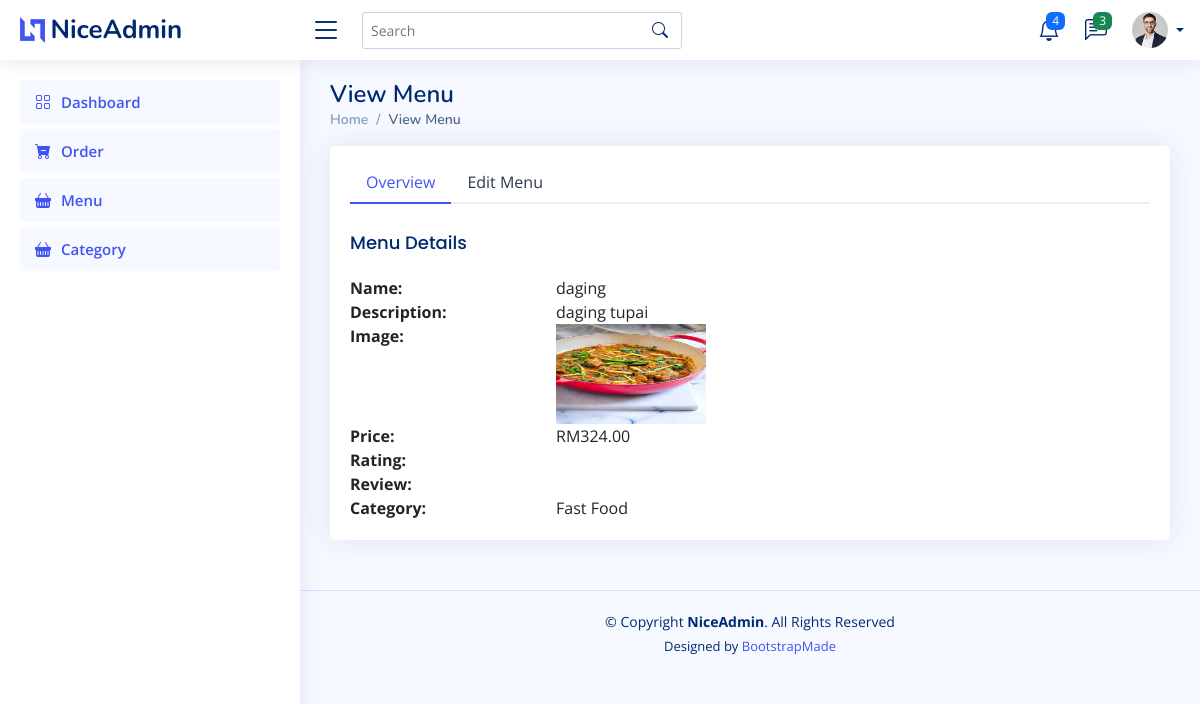
/menu/view-menu/2, run on an earlier commit of the app's database.
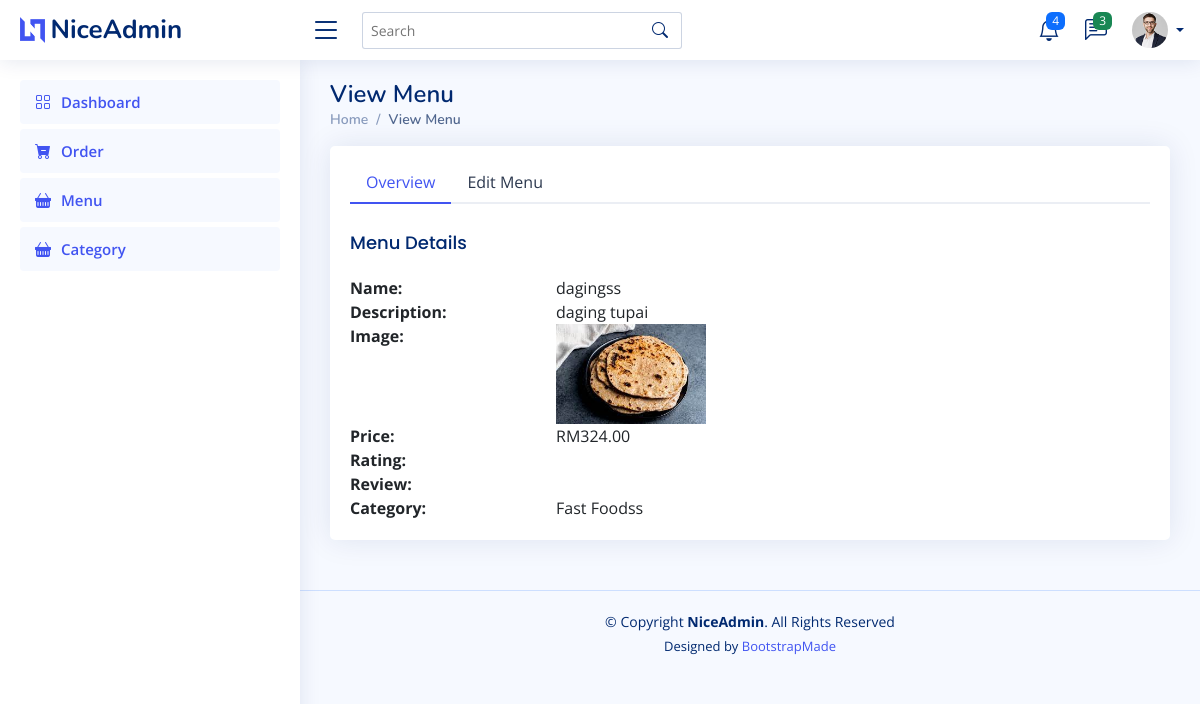
And on a later commit of the database.
### pages/models.py (models this page shows, shortened)
class Menu(models.Model):
    name = models.CharField(max_length=200)
    description = models.TextField()
    image = models.ImageField(upload_to="menu_images")
    price = models.DecimalField(max_digits=10, decimal_places=2)
    category = models.ForeignKey(Category, on_delete=models.CASCADE)
    created_at = models.DateTimeField(default=datetime.now())

class Category(models.Model):
    name = models.CharField(max_length=200)
    description = models.TextField()
    image = models.ImageField(upload_to='category_images')
    created_at = models.DateTimeField(default=datetime.now())

### pages/views.py (the view)
# urls.py: path('menu/view-menu/<str:pk>', views.viewMenu, name='viewMenu'),
def viewMenu(request, pk):
    menu = Menu.objects.get(id=pk)
    categories = Category.objects.all()
    return render(request, 'viewMenu.html', {'menu':menu, 'categories':categories})

### templates/viewMenu.html (shortened to what this page needs)
{% load static %}
{% include 'header.html' %}
<main id="main" class="main">
    <div class="pagetitle">
      <h1>View Menu</h1>
      <nav>
        <ol class="breadcrumb">
          <li class="breadcrumb-item"><a href="/">Home</a></li>
          <li class="breadcrumb-item active">View Menu</li>
        </ol>
      </nav>
    </div>
    <section class="section dashboard">
      <div class="row">
        <div class="col-12">
            <div class="card">
                <div class="card-body pt-3">
                  <ul class="nav nav-tabs nav-tabs-bordered">
                    <li class="nav-item">
                      <button class="nav-link active" data-bs-toggle="tab" data-bs-target="#overview-category">Overview</button>
                    </li>
                    <li class="nav-item">
                      <button class="nav-link" data-bs-toggle="tab" data-bs-target="#category-edit">Edit Menu</button>
                    </li>
                  </ul>
                  <div class="tab-content pt-2">
                    <div class="tab-pane fade show active profile-overview" id="overview-category">
                      <h5 class="card-title">Menu Details</h5>
                      <div class="row">
                        <div class="col-lg-3 col-md-4 label "><b>Name:</b></div>
                        <div class="col-lg-9 col-md-8">{{menu.name}}</div>
                      </div>
                      <div class="row">
                        <div class="col-lg-3 col-md-4 label"><b>Description:</b></div>
                        <div class="col-lg-9 col-md-8">{{menu.description}}</div>
                      </div>
                      <div class="row">
                        <div class="col-lg-3 col-md-4 label"><b>Image:</b></div>
                        <div class="col-lg-9 col-md-8"><img style="height: 100px; width: 150px;" class="img-fluid img-responsive" src="{{menu.image.url}}"></div>
                      </div>
                      <div class="row">
                        <div class="col-lg-3 col-md-4 label "><b>Price:</b></div>
                        <div class="col-lg-9 col-md-8">RM{{menu.price}}</div>
                      </div>
                      <div class="row">
                        <div class="col-lg-3 col-md-4 label "><b>Rating:</b></div>
                        <div class="col-lg-9 col-md-8">{{menu.rating}}</div>
                      </div>
                      <div class="row">
                        <div class="col-lg-3 col-md-4 label "><b>Review:</b></div>
                        <div class="col-lg-9 col-md-8">{{menu.review}}</div>
                      </div>
                      <div class="row">
                        <div class="col-lg-3 col-md-4 label "><b>Category:</b></div>
                        <div class="col-lg-9 col-md-8">{{menu.category.name}}</div>
                      </div>
                    </div>
                  </div>
                </div>
              </div>
        </div>
      </div>
    </section>
</main>
{% include 'footer.html' %}

What changed in the data, as far as the page shows it:
changed Menu "daging tupai": name "daging" → "dagingss"; image: a different picture; category.name "Fast Food" → "Fast Foodss"
